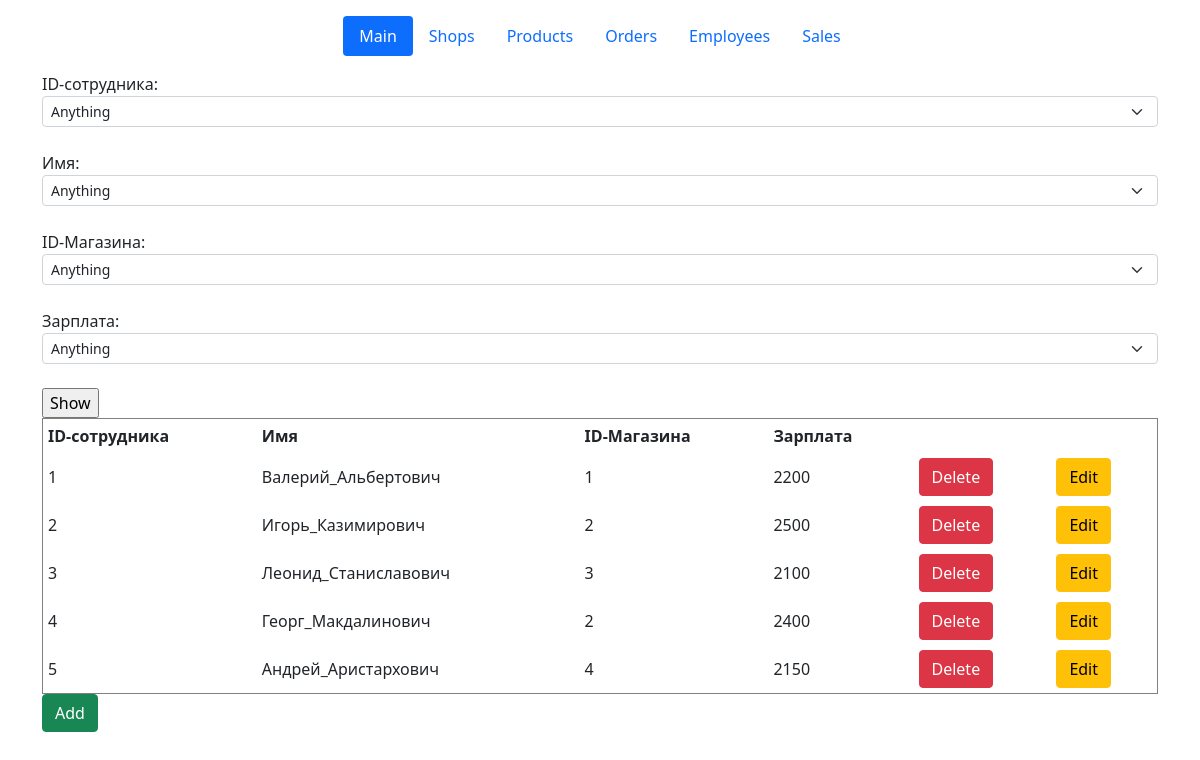
The page /employees on the database its author committed.
### classes_file.py (models this page shows, shortened)
class Employees(db.Model):
    id_employee = db.Column(db.Integer, primary_key=True)
    name_employee = db.Column(db.String(30), nullable=False)
    id_shop = db.Column(db.Integer, nullable=False)
    salary = db.Column(db.Integer, nullable=False)

### employees.py (the view)
@app.route('/employees')
def employees():
    if "action" in request.args:
        if request.args["action"] == "del": #для обратобки кнопки delete
            id_employee = request.args['id']
            employee = Employees.query.get_or_404(id_employee)
            try:
                db.session.delete(employee)
                db.session.commit()
                return redirect("/employees")
            except:
                return "При удалении записи произошла ошибка"
        elif request.args["action"] == "choice":
            id_employee_lst = [request.args['id_employee']]
            name_employee_lst = [request.args['name_employee']]
            id_shop_lst = [request.args['id_shop']]
            salary_lst = [request.args['salary']]
            if request.args['id_employee'] == "any":
                temp = db.session.execute(f"SELECT id_employee from Employees").fetchall()
                id_employee_lst = [temp[i][0] for i in range(len(temp))]
            if request.args['name_employee'] == "any":
                temp = db.session.execute(f"SELECT name_employee from Employees").fetchall()
                name_employee_lst = [temp[i][0] for i in range(len(temp))]
            if request.args['id_shop'] == "any":
                temp = db.session.execute(f"SELECT id_shop from Employees").fetchall()
                id_shop_lst = [temp[i][0] for i in range(len(temp))]
            if request.args['salary'] == "any":
                temp = db.session.execute(f"SELECT salary from Employees").fetchall()
                salary_lst = [temp[i][0] for i in range(len(temp))]
            table = db.session.query(Employees).filter(Employees.id_employee.in_(id_employee_lst))\
                .filter(Employees.name_employee.in_(name_employee_lst))\
                .filter(Employees.id_shop.in_(id_shop_lst))\
                .filter(Employees.salary.in_(salary_lst))
            return render_template("Employees.html", table=table)
        else:
            return redirect("/employees")
    else:
        table = Employees.query.order_by(Employees.id_employee).all()
        return render_template("employees.html", table=table)

### templates/employees.html (shortened to what this page needs)
{% extends 'base.html' %}
{% block body %}
<form action="/employee-choice" method="POST" id="data">
    ID-сотрудника:
    <select name="id_employee" class="form-select form-select-sm">
        <option value="any" label = "Anything">
            {% for el in table %}
        <option value={{el.id_employee}}  label = {{el.id_employee}}>
            {% endfor %}
    </select>
    <br>Имя:
    <select name="name_employee" class="form-select form-select-sm">
        <option value="any" label = "Anything">
            {% for el in table %}
        <option value={{el.name_employee}}  label = {{el.name_employee}}>
            {% endfor %}
    </select>
    <br>ID-Магазина:
    <select name="id_shop" class="form-select form-select-sm">
        <option value="any" label = "Anything">
            {% for el in table %}
        <option value={{el.id_shop}}  label = {{el.id_shop}}>
            {% endfor %}
    </select>
    <br>Зарплата:
    <select name="salary" class="form-select form-select-sm">
        <option value="any" label = "Anything">
            {% for el in table %}
        <option value={{el.salary}}  label = {{el.salary}}>
            {% endfor %}
    </select><br>
    <input type="submit" name="btn btn-success" value="Show"><br>
</form>
<table border="1" width="100%" cellpadding="5">
    <tr>
        <th>ID-сотрудника</th>
        <th>Имя</th>
        <th>ID-Магазина</th>
        <th>Зарплата</th>
        <th></th>
        <th></th>
    </tr>
    {% for el in table %}
    <tr>
        <td>{{ el.id_employee }}</td>
        <td>{{ el.name_employee }}</td>
        <td>{{ el.id_shop }}</td>
        <td>{{ el.salary }}</td>
        <td>
            <a href="/employees?id={{el.id_employee}}&action=del" class="btn btn-danger">Delete</a>
        </td>
        <td>
            <a href="/employees/{{el.id_employee}}/edit" class="btn btn-warning">Edit</a>
        </td>
    </tr>
    {% endfor %}
</table>
<a href="/employees/create" class="btn btn-success">Add</a>
{% endblock %}

### rows shown on the page
Employees: id_employee "1", name_employee "Валерий_Альбертович", id_shop "1", salary "2200"
Employees: id_employee "2", name_employee "Игорь_Казимирович", id_shop "2", salary "2500"
Employees: id_employee "3", name_employee "Леонид_Станиславович", id_shop "3", salary "2100"
Employees: id_employee "4", name_employee "Георг_Макдалинович", id_shop "2", salary "2400"
Employees: id_employee "5", name_employee "Андрей_Аристархович", id_shop "4", salary "2150"
